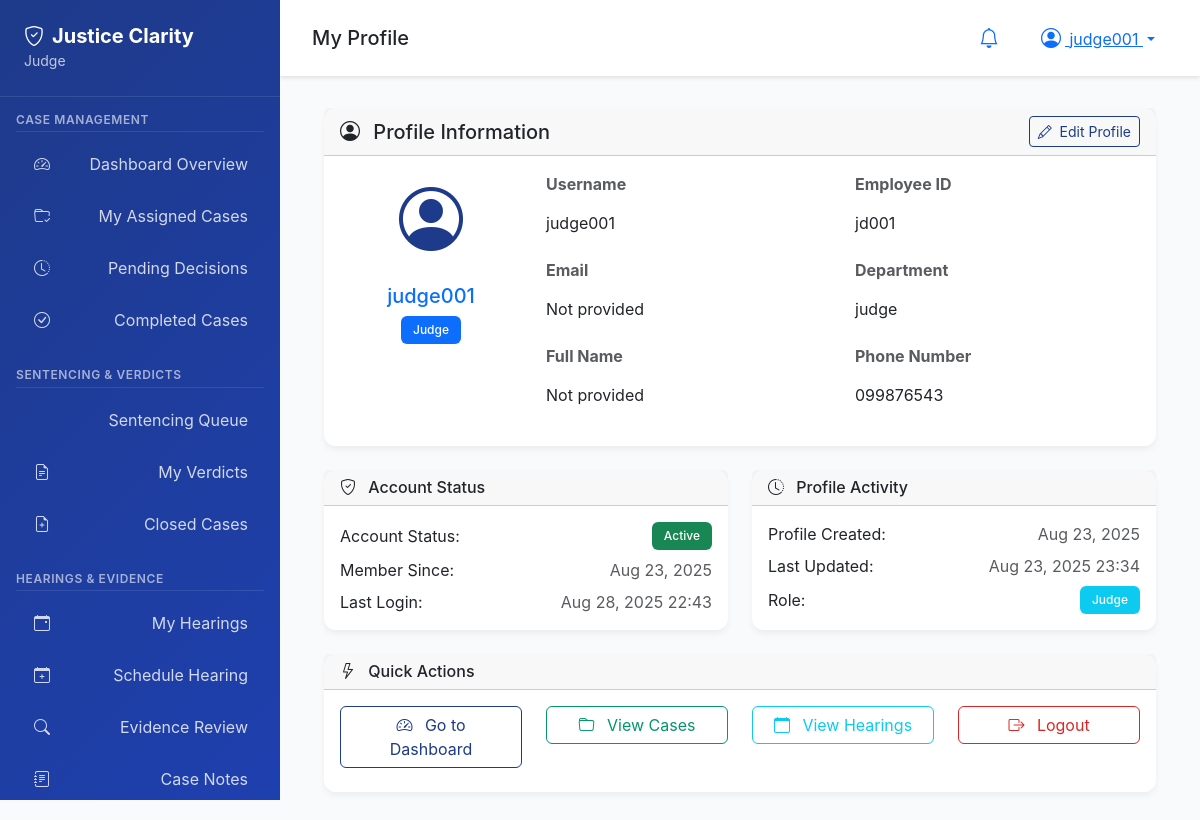
The page /profile/ (signed in) on the database its author committed.
### core/models.py (models this page shows, shortened)
class UserProfile(models.Model):
    ROLE_CHOICES = [
        ('clerk', 'Clerk'),
        ('judge', 'Judge'),
        ('prison_officer', 'Prison Officer'),
    ]
    user = models.OneToOneField(User, on_delete=models.CASCADE, related_name='profile')
    role = models.CharField(max_length=20, choices=ROLE_CHOICES)
    phone_number = models.CharField(max_length=15, blank=True, null=True)
    employee_id = models.CharField(max_length=20, unique=True)
    department = models.CharField(max_length=100, blank=True, null=True)
    is_active = models.BooleanField(default=True)
    created_at = models.DateTimeField(auto_now_add=True)
    updated_at = models.DateTimeField(auto_now=True)
    class Meta:
        verbose_name = "User Profile"
        verbose_name_plural = "User Profiles"

### core/views.py (the view, shortened to what this page needs)
# urls.py: path('profile/', views.profile_view, name='profile'),
@login_required
def profile_view(request):
    try:
        profile = request.user.profile
    except UserProfile.DoesNotExist:
        messages.error(request, 'User profile not found.')
        return redirect('core:dashboard')
    context = {
        'profile': profile,
        'user': request.user,
        'user_role': profile.role
    }
    if profile.role == 'judge':
        from court.models import Case, Hearing
        context.update({
            'total_cases_assigned': Case.objects.filter(assigned_judge=request.user).count(),
            'total_hearings_conducted': Hearing.objects.filter(judge=request.user, is_completed=True).count(),
            'recent_activity': Case.objects.filter(assigned_judge=request.user).order_by('-last_updated')[:5],
        })
    return render(request, 'core/profile.html', context)

### templates/core/profile.html (shortened to what this page needs)
{% extends 'base.html' %}
{% load static %}
{% block page_title %}My Profile{% endblock %}
{% block content %}
<div class="container-fluid">
    <div class="row">
        <div class="col-12">
            <div class="card mb-4">
                <div class="card-header d-flex justify-content-between align-items-center">
                    <h5 class="mb-0">
                        <i class="bi bi-person-circle me-2"></i>
                        Profile Information
                    </h5>
                    <div>
                        <button class="btn btn-outline-primary btn-sm" onclick="editProfile()">
                            <i class="bi bi-pencil me-1"></i>
                            Edit Profile
                        </button>
                    </div>
                </div>
                <div class="card-body">
                    <div class="row">
                        <div class="col-md-3 text-center">
                            <div class="profile-avatar mb-3">
                                <i class="bi bi-person-circle" style="font-size: 4rem; color: #1e3a8a;"></i>
                            </div>
                            <h5 class="text-primary">{{ user.get_full_name|default:user.username }}</h5>
                            <span class="badge bg-primary">{{ profile.get_role_display }}</span>
                        </div>
                        <div class="col-md-9">
                            <div class="row">
                                <div class="col-md-6">
                                    <div class="mb-3">
                                        <label class="form-label fw-bold text-muted">Username</label>
                                        <p class="form-control-plaintext">{{ user.username }}</p>
                                    </div>
                                    <div class="mb-3">
                                        <label class="form-label fw-bold text-muted">Email</label>
                                        <p class="form-control-plaintext">{{ user.email|default:"Not provided" }}</p>
                                    </div>
                                    <div class="mb-3">
                                        <label class="form-label fw-bold text-muted">Full Name</label>
                                        <p class="form-control-plaintext">{{ user.get_full_name|default:"Not provided" }}</p>
                                    </div>
                                </div>
                                <div class="col-md-6">
                                    <div class="mb-3">
                                        <label class="form-label fw-bold text-muted">Employee ID</label>
                                        <p class="form-control-plaintext">{{ profile.employee_id }}</p>
                                    </div>
                                    <div class="mb-3">
                                        <label class="form-label fw-bold text-muted">Department</label>
                                        <p class="form-control-plaintext">{{ profile.department|default:"Not assigned" }}</p>
                                    </div>
                                    <div class="mb-3">
                                        <label class="form-label fw-bold text-muted">Phone Number</label>
                                        <p class="form-control-plaintext">{{ profile.phone_number|default:"Not provided" }}</p>
                                    </div>
                                </div>
                            </div>
                        </div>
                    </div>
                </div>
            </div>
            <div class="row">
                <div class="col-md-6">
                    <div class="card">
                        <div class="card-header">
                            <h6 class="mb-0">
                                <i class="bi bi-shield-check me-2"></i>
                                Account Status
                            </h6>
                        </div>
                        <div class="card-body">
                            <div class="d-flex justify-content-between align-items-center mb-2">
                                <span>Account Status:</span>
                                {% if profile.is_active %}
                                    <span class="badge bg-success">Active</span>
                                {% else %}
                                    <span class="badge bg-danger">Inactive</span>
                                {% endif %}
                            </div>
                            <div class="d-flex justify-content-between align-items-center mb-2">
                                <span>Member Since:</span>
                                <span class="text-muted">{{ user.date_joined|date:"M d, Y" }}</span>
                            </div>
                            <div class="d-flex justify-content-between align-items-center">
                                <span>Last Login:</span>
                                <span class="text-muted">{{ user.last_login|date:"M d, Y H:i"|default:"Never" }}</span>
                            </div>
                        </div>
                    </div>
                </div>
                <div class="col-md-6">
                    <div class="card">
                        <div class="card-header">
                            <h6 class="mb-0">
                                <i class="bi bi-clock-history me-2"></i>
                                Profile Activity
                            </h6>
                        </div>
                        <div class="card-body">
                            <div class="d-flex justify-content-between align-items-center mb-2">
                                <span>Profile Created:</span>
                                <span class="text-muted">{{ profile.created_at|date:"M d, Y" }}</span>
                            </div>
                            <div class="d-flex justify-content-between align-items-center mb-2">
                                <span>Last Updated:</span>
                                <span class="text-muted">{{ profile.updated_at|date:"M d, Y H:i" }}</span>
                            </div>
                            <div class="d-flex justify-content-between align-items-center">
                                <span>Role:</span>
                                <span class="badge bg-info">{{ profile.get_role_display }}</span>
                            </div>
                        </div>
                    </div>
                </div>
            </div>
            <div class="card mt-4">
                <div class="card-header">
                    <h6 class="mb-0">
                        <i class="bi bi-lightning me-2"></i>
                        Quick Actions
                    </h6>
                </div>
                <div class="card-body">
                    <div class="row">
                        <div class="col-md-3 mb-2">
                            <a href="{% url 'core:clerk_dashboard' %}" class="btn btn-outline-primary w-100">
                                <i class="bi bi-speedometer2 me-2"></i>
                                Go to Dashboard
                            </a>
                        </div>
                        <div class="col-md-3 mb-2">
                            <a href="{% url 'court:case_list' %}" class="btn btn-outline-success w-100">
                                <i class="bi bi-folder me-2"></i>
                                View Cases
                            </a>
                        </div>
                        <div class="col-md-3 mb-2">
                            <a href="{% url 'court:hearing_list' %}" class="btn btn-outline-info w-100">
                                <i class="bi bi-calendar me-2"></i>
                                View Hearings
                            </a>
                        </div>
                        <div class="col-md-3 mb-2">
                            <a href="{% url 'core:logout' %}" class="btn btn-outline-danger w-100">
                                <i class="bi bi-box-arrow-right me-2"></i>
                                Logout
                            </a>
                        </div>
                    </div>
                </div>
            </div>
        </div>
    </div>
</div>
{% endblock %}

### templates/base.html (shortened to what this page needs)
{% load static %}
<!DOCTYPE html>
<html lang="en">
<head>
    <link href="https://cdn.jsdelivr.net/npm/bootstrap@5.3.2/dist/css/bootstrap.min.css" rel="stylesheet">
    <link href="https://cdn.jsdelivr.net/npm/bootstrap-icons@1.11.1/font/bootstrap-icons.css" rel="stylesheet">
    <link href="{% static 'css/styles.css' %}" rel="stylesheet">
    {% if user_role == 'clerk' %}
        <link href="{% static 'css/clerk_dashboard.css' %}" rel="stylesheet">
    {% elif user_role == 'judge' %}
        <link href="{% static 'css/judge_dashboard.css' %}" rel="stylesheet">
    {% else %}
        <link href="{% static 'css/prison_dashboard.css' %}" rel="stylesheet">
    {% endif %}
</head>
<body>
    {% if user.is_authenticated %}
    <nav class="sidebar" id="sidebar">
        <div class="sidebar-brand">
            <h4><i class="bi bi-shield-check me-2"></i>Justice Clarity</h4>
            <small class="text-light opacity-75">{{ user.profile.get_role_display }}</small>
        </div>
        <div class="sidebar-nav">
            {% if user.is_authenticated %}
                {% if user.profile.role == 'judge' %}
                    {% include 'core/navigation/judge_nav.html' %}
                {% elif user.profile.role == 'clerk' %}
                    {% include 'core/navigation/clerk_nav.html' %}
                {% elif user.profile.role == 'prison_officer' %}
                    {% include 'core/navigation/prison_nav.html' %}
                {% endif %}
            {% endif %}
        </div>
    </nav>
    <div class="main-content">
        <nav class="navbar">
            <div class="d-flex align-items-center">
                <h5 class="mb-0">{% block page_title %}Dashboard{% endblock %}</h5>
            </div>
            <div class="d-flex align-items-center">
                <div class="dropdown me-3">
                    <button class="btn btn-link position-relative" data-bs-toggle="dropdown">
                        <i class="bi bi-bell fs-5"></i>
                    </button>
                </div>
                <div class="dropdown">
                    <button class="btn btn-link dropdown-toggle" data-bs-toggle="dropdown">
                        <i class="bi bi-person-circle fs-5 me-1"></i>
                        {{ user.get_full_name|default:user.username }}
                    </button>
                </div>
            </div>
        </nav>
        <div class="content-wrapper fade-in">
            {% block content %}{% endblock %}
        </div>
    </div>
    {% else %}
    {% block login_content %}{% endblock %}
    {% endif %}
</body>
</html>

### templates/core/navigation/judge_nav.html (shortened to what this page needs)
<div class="nav-section">
    <h6 class="nav-section-title">Case Management</h6>
    <div class="nav-item">
        <a href="{% url 'core:judge_dashboard' %}" class="nav-link {% if request.resolver_match.url_name == 'judge_dashboard' %}active{% endif %}">
            <i class="bi bi-speedometer2"></i>
            Dashboard Overview
        </a>
    </div>
    <div class="nav-item">
        <a href="{% url 'court:case_list' %}?status=assigned" class="nav-link {% if 'case_list' in request.resolver_match.url_name and 'assigned' in request.GET.status %}active{% endif %}">
            <i class="bi bi-folder-check"></i>
            My Assigned Cases
        </a>
    </div>
    <div class="nav-item">
        <a href="{% url 'court:case_list' %}?status=in_progress" class="nav-link {% if 'case_list' in request.resolver_match.url_name and 'in_progress' in request.GET.status %}active{% endif %}">
            <i class="bi bi-clock-history"></i>
            Pending Decisions
        </a>
    </div>
    <div class="nav-item">
        <a href="{% url 'court:case_list' %}?status=decided" class="nav-link {% if 'case_list' in request.resolver_match.url_name and 'decided' in request.GET.status %}active{% endif %}">
            <i class="bi bi-check-circle"></i>
            Completed Cases
        </a>
    </div>
</div>
<div class="nav-section">
    <h6 class="nav-section-title">Sentencing & Verdicts</h6>
    <div class="nav-item">
        <a href="{% url 'court:case_list' %}?status=in_progress" class="nav-link {% if 'case_list' in request.resolver_match.url_name and 'in_progress' in request.GET.status %}active{% endif %}">
            Sentencing Queue
        </a>
    </div>
    <div class="nav-item">
        <a href="{% url 'court:case_list' %}?status=decided" class="nav-link {% if 'case_list' in request.resolver_match.url_name and 'decided' in request.GET.status %}active{% endif %}">
            <i class="bi bi-file-earmark-text"></i>
            My Verdicts
        </a>
    </div>
    <div class="nav-item">
        <a href="{% url 'court:case_list' %}?status=closed" class="nav-link {% if 'case_list' in request.resolver_match.url_name and 'closed' in request.GET.status %}active{% endif %}">
            <i class="bi bi-file-earmark-plus"></i>
            Closed Cases
        </a>
    </div>
</div>
<div class="nav-section">
    <h6 class="nav-section-title">Hearings & Evidence</h6>
    <div class="nav-item">
        <a href="{% url 'court:hearing_list' %}" class="nav-link {% if 'hearing_list' in request.resolver_match.url_name %}active{% endif %}">
            <i class="bi bi-calendar-event"></i>
            My Hearings
        </a>
    </div>
    <div class="nav-item">
        <a href="{% url 'court:hearing_create' %}" class="nav-link {% if 'hearing_create' in request.resolver_match.url_name %}active{% endif %}">
            <i class="bi bi-calendar-plus"></i>
            Schedule Hearing
        </a>
    </div>
    <div class="nav-item">
        <a href="{% url 'court:case_list' %}?status=assigned" class="nav-link {% if 'case_list' in request.resolver_match.url_name and 'assigned' in request.GET.status %}active{% endif %}">
            <i class="bi bi-search"></i>
            Evidence Review
        </a>
    </div>
    <div class="nav-item">
        <a href="{% url 'court:case_list' %}" class="nav-link {% if 'case_list' in request.resolver_match.url_name %}active{% endif %}">
            <i class="bi bi-journal-text"></i>
            Case Notes
        </a>
    </div>
</div>

### rows shown on the page
UserProfile: role "Judge", employee_id "jd001", department "judge", phone_number "099876543", created_at "Aug 23, 2025", updated_at "Aug 23, 2025 23:34"

### other values the page prints
{{ user.profile.get_role_display }} "Judge"
{{ user.get_full_name|default:user.username }} "judge001"
{{ user.username }} "judge001"
{{ user.email|default:"Not provided" }} "Not provided"
{{ user.get_full_name|default:"Not provided" }} "Not provided"
{{ user.date_joined|date:"M d, Y" }} "Aug 23, 2025"
{{ user.last_login|date:"M d, Y H:i"|default:"Never" }} "Aug 28, 2025 22:43"
